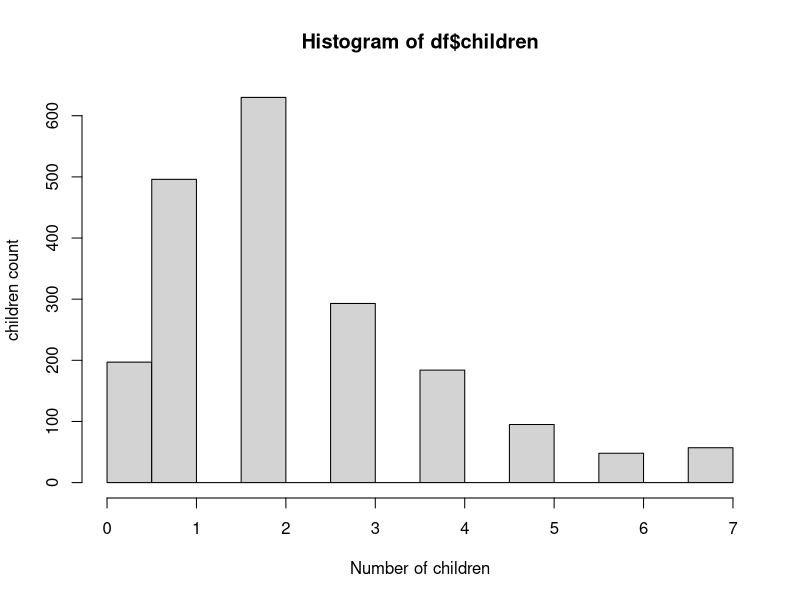
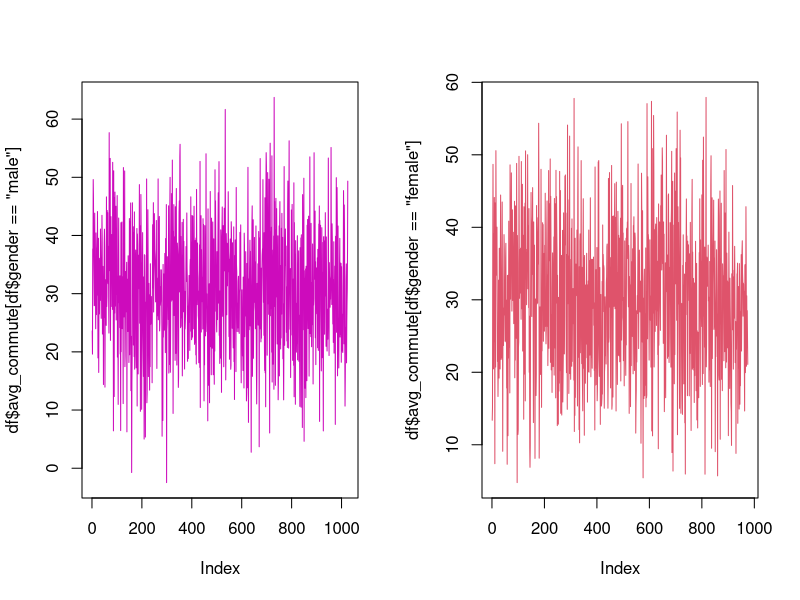
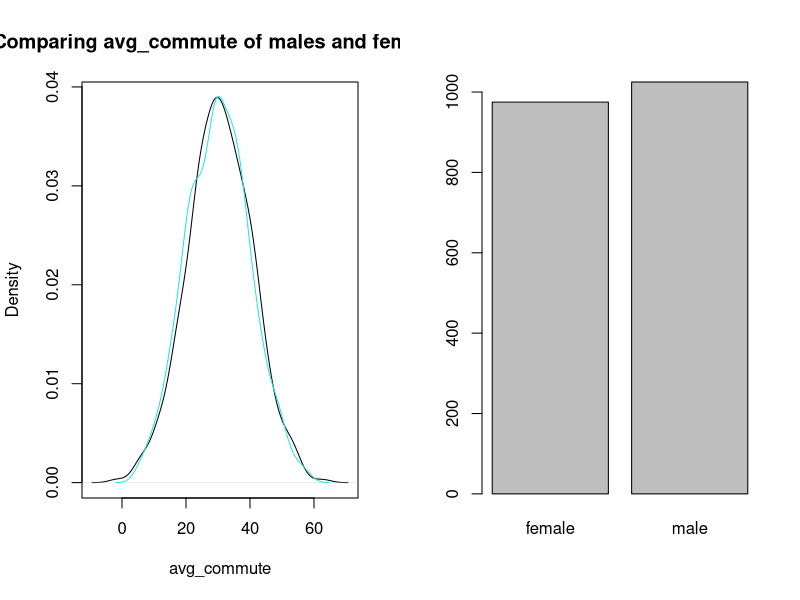
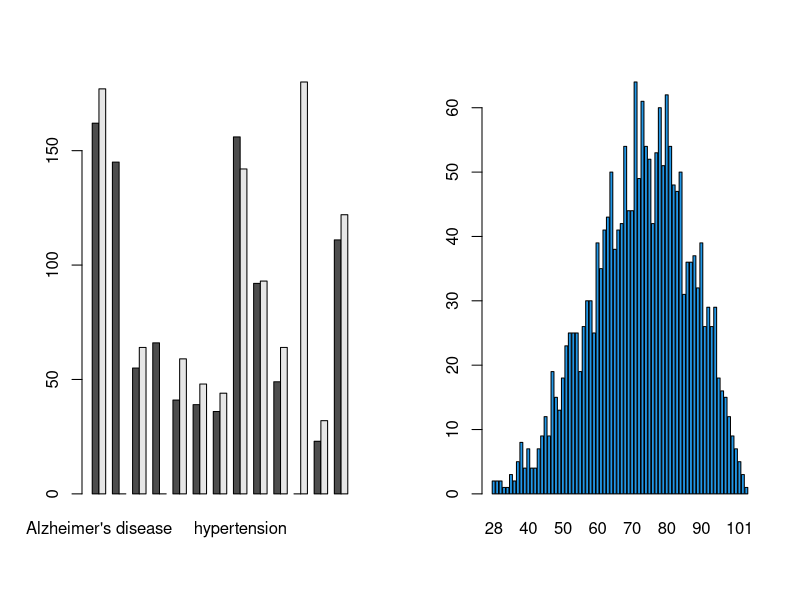
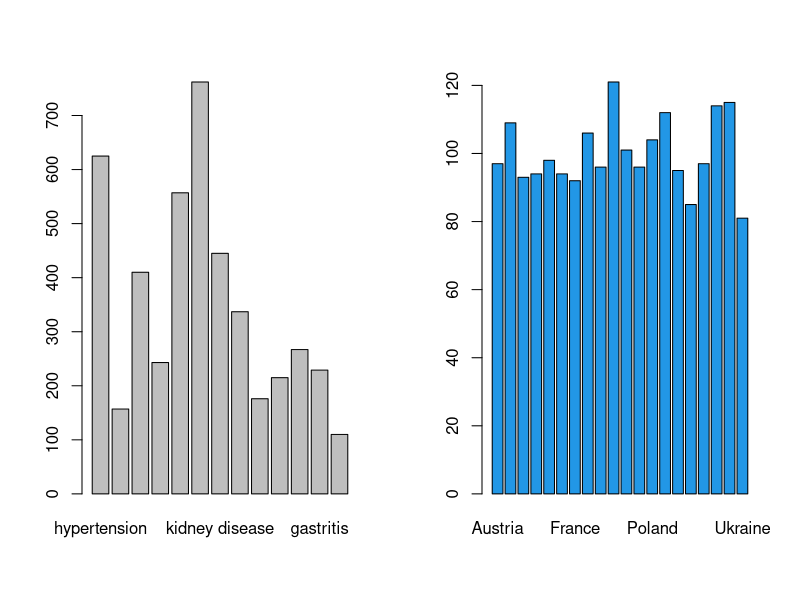

Here is the R script that generated these plots, in order:

df = read.csv(file = "data.csv") 

#1
head(df,10)
tail(df,10)

#2
orderedDataFrame = order(df$dob)
oldestThree <- head(orderedDataFrame,3)
oldestThree

df[oldestThree[1:3],c("gender","avg_commute","ancestry")]

#3
df[df$children>2,c("gender","daily_internet_use","avg_commute","ancestry","disease")]

#4
table(complete.cases(df))

# missngrows<- rowSums(is.na(df))
# table(missngrows)

#5
summary(Filter(is.numeric, df))
categoricalData <- Filter(is.character, df)
table(categoricalData$dob) 
table(categoricalData$id)
table(c(categoricalData$gender,categoricalData$employment_status, 
        categoricalData$education,categoricalData$marital_status,categoricalData$ancestry, 
        categoricalData$disease))

#6
colWithNA = df[,is.na(df)]
colWithNA 
df <-na.omit(df)
table(complete.cases(df))

#7
eduCategories = unique(df$education)
for (i in 1:length(eduCategories))
{ 
  eduTemp = df[df$education==eduCategories[i],]
  print(eduCategories[i])
  print(mean(eduTemp$daily_internet_use))
}

#another way
avg_ = tapply(df$daily_internet_use, df$education, mean)
avg_


#8
hist(df$children,xlab = "Number of children" , ylab = "children count" ) 

#9
par(mfrow=c(1,2))
plot(df$avg_commute[df$gender=="male"],type='l',col=6)
plot(df$avg_commute[df$gender=="female"],type='l',col=10)

#another answer using denisty plot 
plot(density(df$avg_commute[df$gender=="male"]),xlab="avg_commute", 
     main = "Comparing avg_commute of males and females")
lines(density (df$avg_commute[df$gender=="female"]),col=5)

#10
table(df$gender)
barplot(table(df$gender))


#11
temp <- table(df$gender,df$disease)
barplot(temp,beside = TRUE)

#12
age = function(from, to) {
  from_date = as.POSIXlt(from)
  to_date = as.POSIXlt(to)
  
  age = to_date$year - from_date$year
  
  ifelse(to_date$mon < from_date$mon |
           (to_date$mon == from_date$mon & to_date$mday < from_date$mday),
         age - 1, age)
}

ageDf <- data.frame()

for(i in 1:length(df$dob)){ 
  
  row = df[i,"dob"]
  ageInYears = age(row,Sys.Date())
  
  #append ages as rows in ageDf
  ageDf = rbind(ageDf,ageInYears)
}
table(ageDf)
barplot(table(ageDf),col=4)


#13
diseaseCategories = unique(df$disease)
diseaseDF = data.frame(diseaseCategories)
table(df$disease)
childDf = data.frame()
for (i in 1:length(diseaseCategories)){ 
  disDf = df[df$disease==diseaseCategories[i],]
  output = sum(disDf$children)
  childDf = rbind(childDf,output)
}

disease_children = cbind(diseaseDF,childDf)
barplot(disease_children$X625L,names.arg=disease_children$diseaseCategories)


#14
barplot(table(df$ancestry),col=12)
